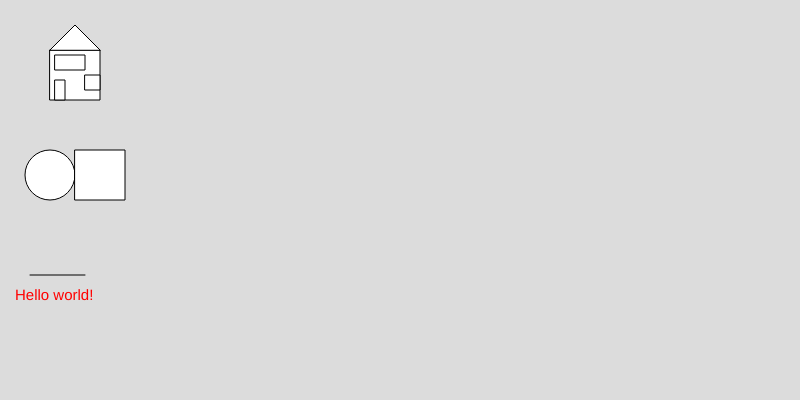
Frame 1 (no input)
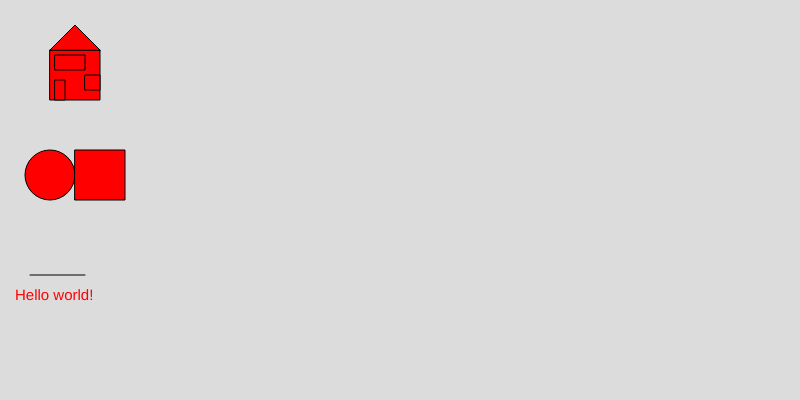
Frame 60 (no input)
Frame 120 (the mouse pressed at the canvas centre since frame 60): identical to frame 60, image omitted

The p5.js sketch that drew these frames (run headless with seeded random() and noise() and a simulated clock; from frame 60 on, the mouse is pressed at the canvas centre):

// p5.js sketch
// ── sketch.js
function setup() {
  createCanvas(800,400);
}




function drawCircle(x,y,radius){
  circle(x,y,radius)
}

function drawRectAngle(x,y,wide,high){
  rect(x,y,wide,high)
}
function drawLine(x1,y1,x2,y2){
  line(x1,y1,x2,y2)
}

function drawHouse(x,y){

  rect(x,y,50,50)
  triangle(50,50,75,25,100,50)
  rect(x+5,80,10,20)
  rect(x+35,75,15,15)
  rect(55,55,30,15)
}

function drawText(x,y,color,message, size){

  fill(color)
  textSize(size)
  text(message,x,y)
  
}

function sum(a,b){
  return a + b
  
}
function divide(a,b){
  return a/b
}
function multy(a,b){
  return a * b
}
function minus(a,b){
  return a - b
}

let subtract = minus (50,30)
console.log(subtract)

let multiply = multy(10,2)
console.log(multiply)


let delen = divide(50,10)
console.log(delen)



let result = sum(10,5)
console.log(result)


function draw() {
  background(220);
  drawHouse(50,50)
  drawCircle(50,175,50)
  drawRectAngle(75,150,50,50)
  drawLine(30,275,85,275)
  drawText(15,300,"red","Hello world!",15)
}
